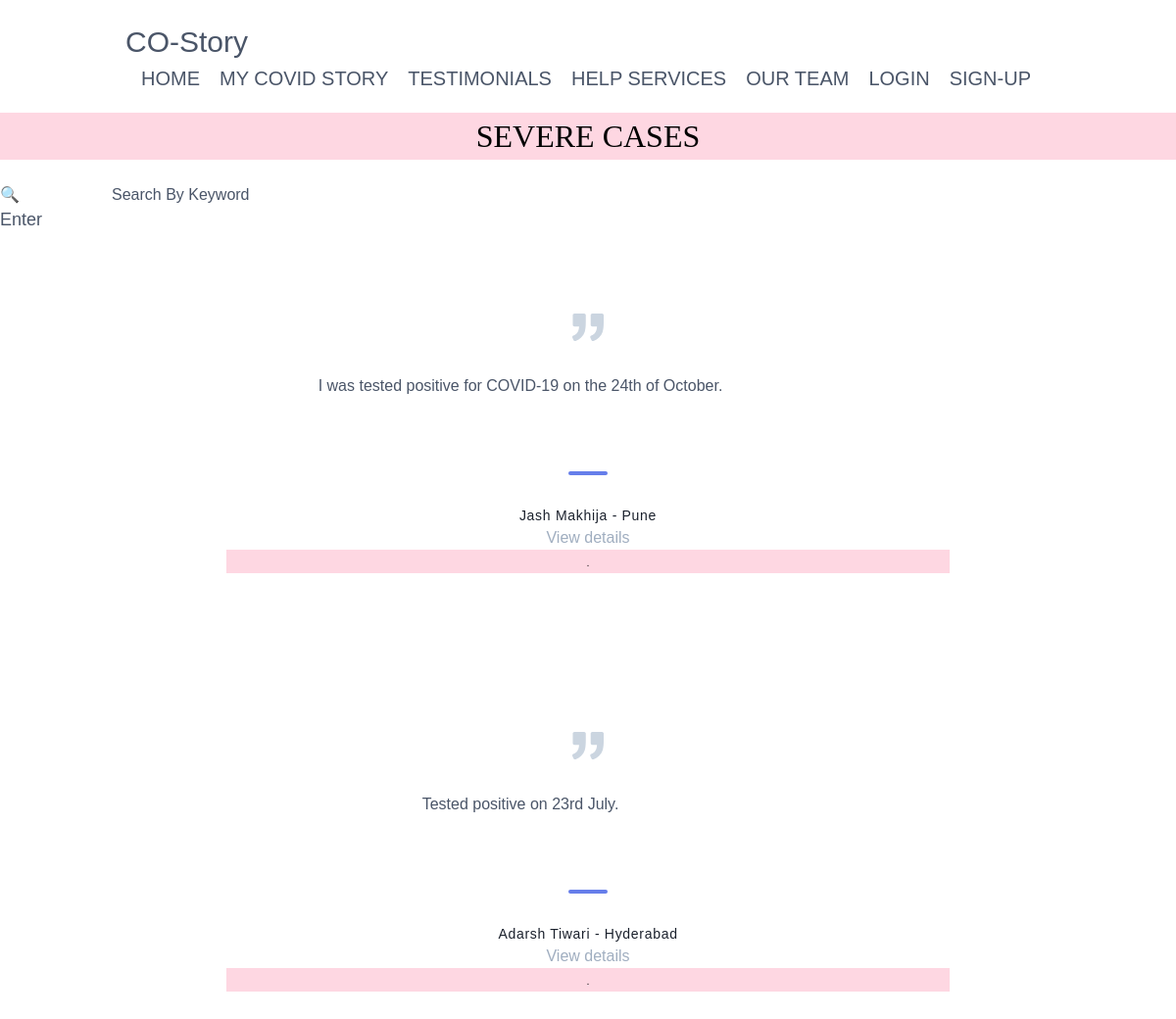
The app's page /Severe/ with its own data.
### page/models.py (models this page shows, shortened)
class Article(models.Model):
	user = models.ForeignKey(User,
		on_delete=models.CASCADE,blank=True,null=True)
	name = models.CharField(max_length=25,default="",null=False,blank=False)
	email = models.EmailField(default="",null=False,blank=False)
	state =	models.CharField(max_length=20,default="",null=False,blank=False)
	city =	models.CharField(max_length=20,default="",null=False,blank=False)
	type_of_case =	models.CharField(max_length=20, default="")
	age_group =		models.CharField(max_length=20, default="")
	description =	models.TextField(default="",null=False,blank=False)
	verified = models.BooleanField(default=False)
	file = models.FileField(upload_to ='uploads/')
	def get_absolute_url(self):
		return reverse("page:page-detail",kwargs={"id":self.id})

### page/views.py (the view)
# urls.py: path("Severe/",ArticleListViewSevere,name="page-Severe"),
def ArticleListViewSevere(request):
	qs = Article.objects.filter(type_of_case__icontains='Severe')
	template_name='Severe.html'
	keyword_search = request.GET.get("search_keyword")
	if keyword_search != '' and keyword_search is not None:
		qs=qs.filter(name__icontains=keyword_search) | qs.filter(city__icontains=keyword_search )|qs.filter(state__icontains=keyword_search)|qs.filter(description__icontains=keyword_search)
	context = {
	"qs" : qs
	}
	return render(request,template_name,context )

### templates/Severe.html (shortened to what this page needs)
    {% extends 'index.html' %}
       {% block content %}
       <header>
    <section class="text-gray-700 body-font bg-pink-200">
        <h1><center><font face ="DIN Next Light" size="6" color="black">SEVERE CASES</font></center></h1>
    </section>
</header>
<body>
  <br>
  <div class="self-end">
  <form method="GET" class="text-gray-700 body-font" class="form-inline my-2 my-lg-0">{% csrf_token %}
  <input type="search" name="search_keyword" label="Search By Keyword" font face ="DIN Next Light" size = "10" color="black" class="form-control mr-sm-2" type="search" placeholder="&#128269;">Search By Keyword</input>
 <br>
 <button style="width:160;height:24; background-color:"white" type="submit" type="button" class="btn btn-outline-danger" ><font size = "4">Enter</font></button>
</form>
</div>
  {%for i in qs%}
  <section class="text-gray-700 body-font">
  <div class="container px-5 py-20 mx-auto">
    <div class="xl:w-1/2 lg:w-3/4 w-full mx-auto text-center">
      <p  style="width: 600px;
  overflow: hidden;height: 4.2em;
  text-overflow: -o-ellipsis-lastline;">{{i.description}}</p>
      <span class="inline-block h-1 w-10 rounded bg-indigo-500 mt-8 mb-6"></span>
      <h2 class="text-gray-900 font-medium title-font tracking-wider text-sm">{{i.name}} - {{i.city}}</h2>
     <a href='{{i.get_absolute_url}}'><p class="text-gray-500">View details</p></a>
	 <section class="text-gray-700 body-font bg-pink-200">
        <h1><center><font face ="DIN Next Light" size = "1" color="black">.</font></center></h1>
    </section>
    </div>
  </div>
</section>
  {% endfor %}
</body>
{% endblock %}

### static/css/style.css (style rules this page uses)
html, body, .view { height: 100%; }

### templates/index.html (style rules this page uses)
body { background-color:rgb(254,215,226) ; background-size: cover; background-repeat: repeat; background-attachment: scroll; font-family: Arial; color: white; }

### templates/Severe.html (style rules this page uses)
body { background: url("https://wallpaperaccess.com/full/1668903.jpg" ) no-repeat; background-size: cover; font-family: Arial; color: white; }

### records on screen
Article: description "I was tested positive for COVID-19 on the 24th of October.", name "Jash Makhija", city "Pune"
Article: description "Tested positive on 23rd July.", name "Adarsh Tiwari", city "Hyderabad"
